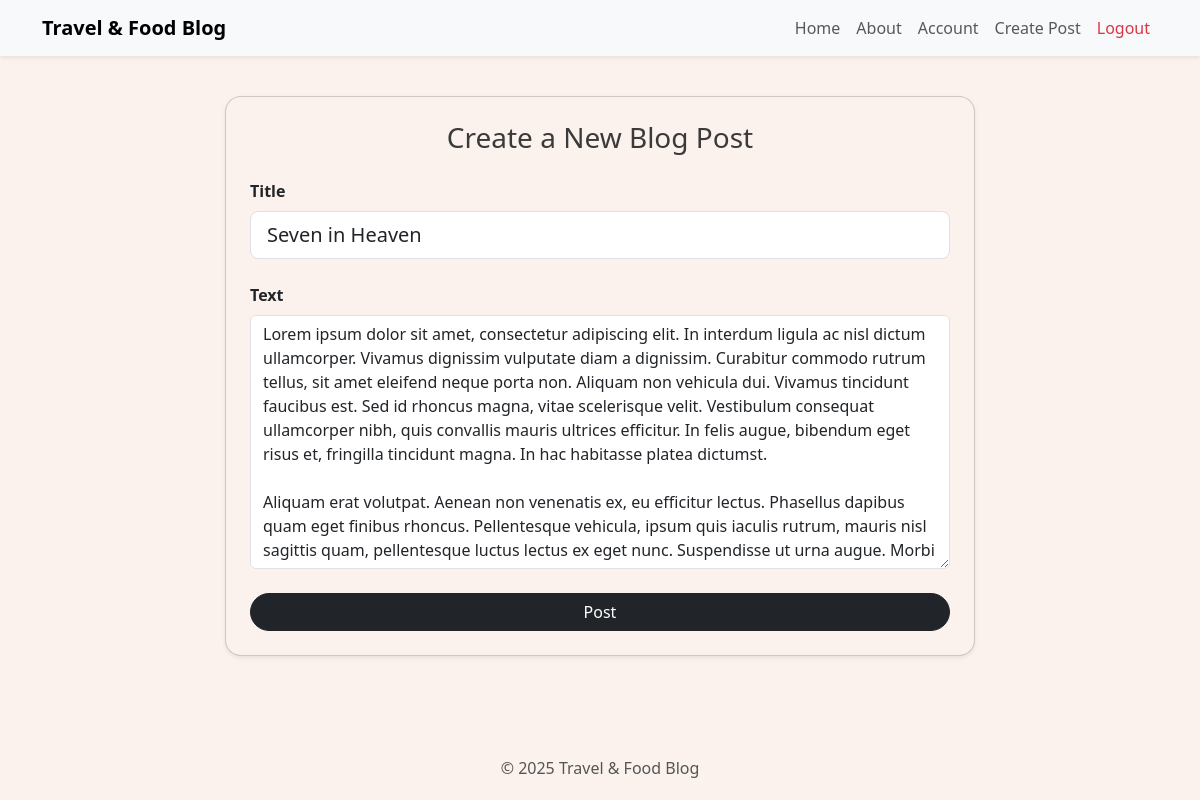
The app's page /5/update (signed in), older data.
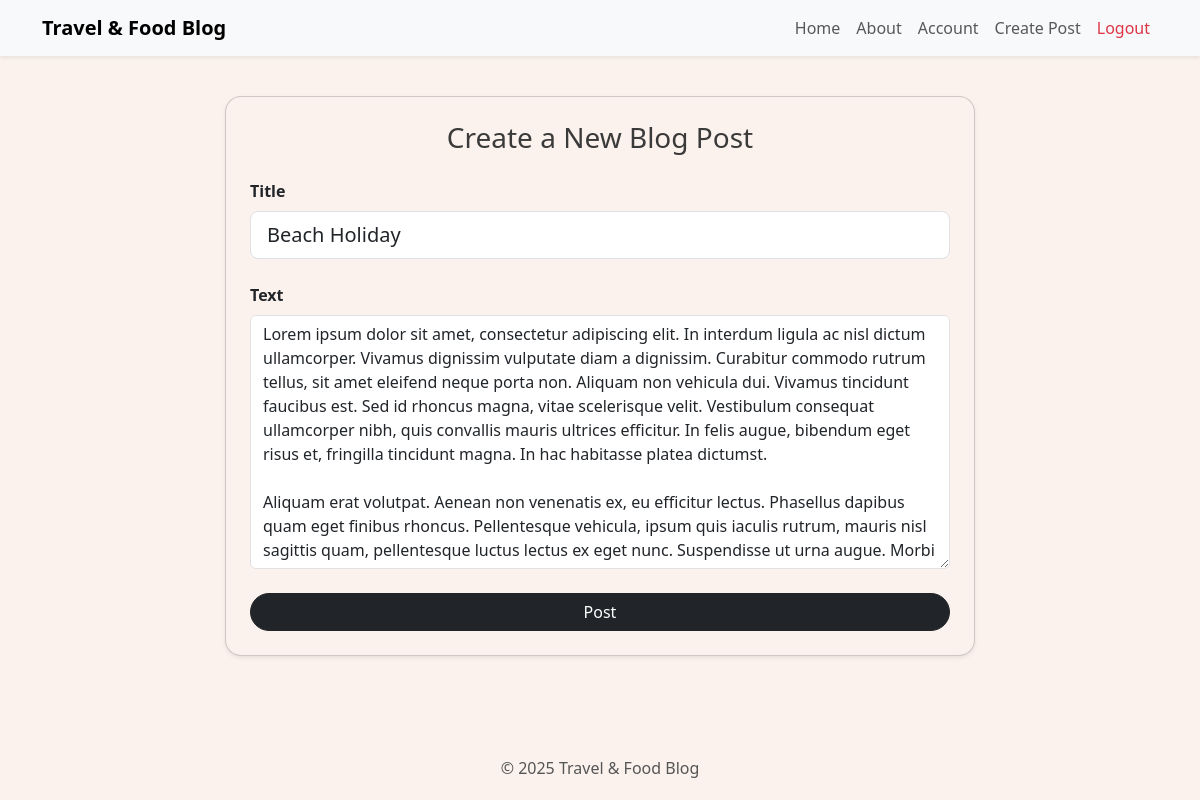
The same page, newer data.
### travelcompanyblog/models.py (models this page shows, shortened)
class BlogPost(db.Model):
    users = db.relationship(User)
    id = db.Column(db.Integer, primary_key=True)
    user_id = db.Column(db.Integer, db.ForeignKey('users.id'), nullable=False)
    date = db.Column(db.DateTime, nullable=False, default=datetime.utcnow)
    title = db.Column(db.String(140), nullable=False)
    text = db.Column(db.Text, nullable=False)

### travelcompanyblog/blog_posts/views.py (the view)
@blog_posts.route('/<int:blog_post_id>/update', methods=['GET', 'POST'])
@login_required
def update(blog_post_id):
    blog_post = BlogPost.query.get_or_404(blog_post_id)
    if blog_post.author != current_user:
        abort(403)
    form = BlogPostForm()
    if form.validate_on_submit():
        blog_post.title = form.title.data
        blog_post.text = form.text.data
        db.session.commit()
        flash('Blog post updated!')
        return redirect(url_for('blog_posts.blog_post', blog_post_id=blog_post.id))
    elif request.method == 'GET':
        form.title.data = blog_post.title
        form.text.data = blog_post.text
    return render_template('create_post.html', title='Updating', form=form)

### travelcompanyblog/blog_posts/forms.py
class BlogPostForm(FlaskForm):
    title = StringField('Title', validators=[DataRequired(), Length(min=2, max=300)])
    text = TextAreaField('Text', validators=[DataRequired()])
    submit = SubmitField('Post')

### travelcompanyblog/models.py (called while the page is built)
@login_manager.user_loader
def load_user(user_id):
    return User.query.get(int(user_id))

### travelcompanyblog/templates/create_post.html (shortened to what this page needs)
{% extends "base.html" %}
{% block content %}
    <div class="d-flex justify-content-center align-items-start" style="min-height: 80vh; padding-top: 40px;">
    <div class="card shadow-sm p-4" style="width: 100%; max-width: 750px; border-radius: 16px; background-color: #FBF2ED;">
        <h3 class="text-center mb-4" style="color: #3A3A3A;">Create a New Blog Post</h3>
        <form method="POST">
            <div class="mb-4">
                {{ form.title.label(class="form-label fw-semibold")}}
                {{ form.title(class="form-control form-control-lg", placeholder="Enter post title") }}
            </div>
            <div class="mb-4">
                {{ form.text.label(class="form-label fw-semibold") }}
                {{ form.text(class="form-control", rows="10", placeholder="Write your story...") }}
            </div>
            <div class="d-grid">
                {{form.submit(class="btn btn-dark rounded-pill") }}
            </div>
        </form>
    </div>
</div>
{% endblock %}

Row changes from the older to the newer data that the page shows:
changed BlogPost: title "Seven in Heaven" → "Beach Holiday"
